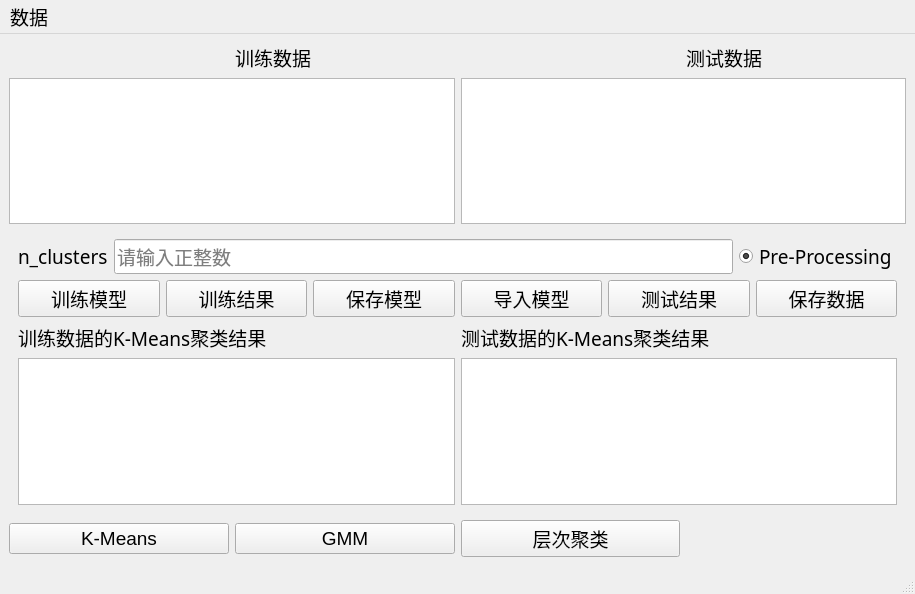
<?xml version="1.0" encoding="UTF-8"?>
<ui version="4.0">
 <class>MainWindow</class>
 <widget class="QMainWindow" name="MainWindow">
  <property name="geometry">
   <rect>
    <x>0</x>
    <y>0</y>
    <width>915</width>
    <height>594</height>
   </rect>
  </property>
  <property name="font">
   <font>
    <family>Arial</family>
    <pointsize>14</pointsize>
   </font>
  </property>
  <property name="windowTitle">
   <string>MainWindow</string>
  </property>
  <widget class="QWidget" name="centralwidget">
   <layout class="QGridLayout" name="gridLayout_2">
    <item row="0" column="1">
     <widget class="QLabel" name="label_xunlianshuju">
      <property name="font">
       <font>
        <family>微软雅黑</family>
       </font>
      </property>
      <property name="text">
       <string>训练数据</string>
      </property>
     </widget>
    </item>
    <item row="0" column="3">
     <widget class="QLabel" name="label_ceshishuju">
      <property name="font">
       <font>
        <family>微软雅黑</family>
       </font>
      </property>
      <property name="text">
       <string>测试数据</string>
      </property>
     </widget>
    </item>
    <item row="1" column="0" colspan="2">
     <widget class="QTableWidget" name="trainWidget"/>
    </item>
    <item row="1" column="2" colspan="2">
     <widget class="QTableWidget" name="testWidget"/>
    </item>
    <item row="2" column="0" colspan="4">
     <widget class="QStackedWidget" name="stackedWidget">
      <property name="currentIndex">
       <number>0</number>
      </property>
      <widget class="QWidget" name="page_KMeans">
       <layout class="QGridLayout" name="gridLayout">
        <item row="0" column="0" colspan="2">
         <layout class="QHBoxLayout" name="horizontalLayout">
          <item>
           <widget class="QLabel" name="label_n_clusters_kmeans">
            <property name="font">
             <font>
              <family>微软雅黑</family>
             </font>
            </property>
            <property name="text">
             <string>n_clusters</string>
            </property>
           </widget>
          </item>
          <item>
           <widget class="QLineEdit" name="n_clusters_kmeans">
            <property name="font">
             <font>
              <family>微软雅黑</family>
             </font>
            </property>
            <property name="placeholderText">
             <string>请输入正整数</string>
            </property>
           </widget>
          </item>
          <item>
           <widget class="QRadioButton" name="Pre_Processing_kmeans">
            <property name="font">
             <font>
              <family>微软雅黑</family>
             </font>
            </property>
            <property name="toolTip">
             <string>对原始数据进行预处理</string>
            </property>
            <property name="text">
             <string>Pre-Processing</string>
            </property>
            <property name="checked">
             <bool>true</bool>
            </property>
           </widget>
          </item>
         </layout>
        </item>
        <item row="1" column="0" colspan="2">
         <layout class="QHBoxLayout" name="horizontalLayout_2">
          <item>
           <widget class="QPushButton" name="xunlian_kmeans">
            <property name="font">
             <font>
              <family>微软雅黑</family>
             </font>
            </property>
            <property name="text">
             <string>训练模型</string>
            </property>
           </widget>
          </item>
          <item>
           <widget class="QPushButton" name="xunlianjieguo_kmeans">
            <property name="font">
             <font>
              <family>微软雅黑</family>
             </font>
            </property>
            <property name="text">
             <string>训练结果</string>
            </property>
           </widget>
          </item>
          <item>
           <widget class="QPushButton" name="baocunmoxing_kmeans">
            <property name="font">
             <font>
              <family>微软雅黑</family>
             </font>
            </property>
            <property name="text">
             <string>保存模型</string>
            </property>
           </widget>
          </item>
          <item>
           <widget class="QPushButton" name="daorumoxing_kmeans">
            <property name="font">
             <font>
              <family>微软雅黑</family>
             </font>
            </property>
            <property name="text">
             <string>导入模型</string>
            </property>
           </widget>
          </item>
          <item>
           <widget class="QPushButton" name="ceshijieguo_kmeans">
            <property name="font">
             <font>
              <family>微软雅黑</family>
             </font>
            </property>
            <property name="text">
             <string>测试结果</string>
            </property>
           </widget>
          </item>
          <item>
           <widget class="QPushButton" name="baocunshuju_kmeans">
            <property name="font">
             <font>
              <family>微软雅黑</family>
             </font>
            </property>
            <property name="text">
             <string>保存数据</string>
            </property>
           </widget>
          </item>
         </layout>
        </item>
        <item row="2" column="0">
         <widget class="QLabel" name="label_xunlianjieguo_kmeans">
          <property name="font">
           <font>
            <family>微软雅黑</family>
           </font>
          </property>
          <property name="text">
           <string>训练数据的K-Means聚类结果</string>
          </property>
         </widget>
        </item>
        <item row="2" column="1">
         <widget class="QLabel" name="label_ceshijieguo_kmeans">
          <property name="font">
           <font>
            <family>微软雅黑</family>
           </font>
          </property>
          <property name="text">
           <string>测试数据的K-Means聚类结果</string>
          </property>
         </widget>
        </item>
        <item row="3" column="0">
         <widget class="QTableWidget" name="kmeans_xunlianjieguo"/>
        </item>
        <item row="3" column="1">
         <widget class="QTableWidget" name="kmeans_ceshijieguo"/>
        </item>
       </layout>
      </widget>
      <widget class="QWidget" name="page_GMM">
       <layout class="QGridLayout" name="gridLayout_3">
        <item row="0" column="0" colspan="2">
         <layout class="QHBoxLayout" name="horizontalLayout_3">
          <item>
           <widget class="QLabel" name="label_n_components_gmm">
            <property name="font">
             <font>
              <family>微软雅黑</family>
             </font>
            </property>
            <property name="text">
             <string>n_components</string>
            </property>
           </widget>
          </item>
          <item>
           <widget class="QLineEdit" name="n_components_min_gmm">
            <property name="font">
             <font>
              <family>微软雅黑</family>
             </font>
            </property>
            <property name="placeholderText">
             <string>最小值</string>
            </property>
           </widget>
          </item>
          <item>
           <widget class="QLabel" name="label_to_gmm">
            <property name="font">
             <font>
              <family>微软雅黑</family>
             </font>
            </property>
            <property name="text">
             <string>to</string>
            </property>
           </widget>
          </item>
          <item>
           <widget class="QLineEdit" name="n_components_max_gmm">
            <property name="font">
             <font>
              <family>微软雅黑</family>
             </font>
            </property>
            <property name="placeholderText">
             <string>最大值</string>
            </property>
           </widget>
          </item>
          <item>
           <widget class="QLabel" name="label_covariance_type_gmm">
            <property name="font">
             <font>
              <family>微软雅黑</family>
             </font>
            </property>
            <property name="text">
             <string>covariance_type</string>
            </property>
           </widget>
          </item>
          <item>
           <widget class="QComboBox" name="comboBox_covariance_type_gmm">
            <item>
             <property name="text">
              <string>full</string>
             </property>
            </item>
            <item>
             <property name="text">
              <string>tied</string>
             </property>
            </item>
            <item>
             <property name="text">
              <string>diag</string>
             </property>
            </item>
            <item>
             <property name="text">
              <string>spherical</string>
             </property>
            </item>
            <item>
             <property name="text">
              <string>auto</string>
             </property>
            </item>
           </widget>
          </item>
          <item>
           <widget class="QRadioButton" name="Pre_Processing_gmm">
            <property name="font">
             <font>
              <family>微软雅黑</family>
             </font>
            </property>
            <property name="text">
             <string>Pre-Processing</string>
            </property>
            <property name="checked">
             <bool>true</bool>
            </property>
           </widget>
          </item>
         </layout>
        </item>
        <item row="1" column="0" colspan="2">
         <layout class="QHBoxLayout" name="horizontalLayout_4">
          <item>
           <widget class="QPushButton" name="xunlian_gmm">
            <property name="font">
             <font>
              <family>微软雅黑</family>
             </font>
            </property>
            <property name="text">
             <string>训练模型</string>
            </property>
           </widget>
          </item>
          <item>
           <widget class="QPushButton" name="xunlianjieguo_gmm">
            <property name="font">
             <font>
              <family>微软雅黑</family>
             </font>
            </property>
            <property name="text">
             <string>训练结果</string>
            </property>
           </widget>
          </item>
          <item>
           <widget class="QPushButton" name="baocunmoxing_gmm">
            <property name="font">
             <font>
              <family>微软雅黑</family>
             </font>
            </property>
            <property name="text">
             <string>保存模型</string>
            </property>
           </widget>
          </item>
          <item>
           <widget class="QPushButton" name="daorumoxing_gmm">
            <property name="font">
             <font>
              <family>微软雅黑</family>
             </font>
            </property>
            <property name="text">
             <string>导入模型</string>
            </property>
           </widget>
          </item>
          <item>
           <widget class="QPushButton" name="ceshijieguo_gmm">
            <property name="font">
             <font>
              <family>微软雅黑</family>
             </font>
            </property>
            <property name="text">
             <string>测试结果</string>
            </property>
           </widget>
          </item>
          <item>
           <widget class="QPushButton" name="baocunshuju_gmm">
            <property name="font">
             <font>
              <family>微软雅黑</family>
             </font>
            </property>
            <property name="text">
             <string>保存数据</string>
            </property>
           </widget>
          </item>
         </layout>
        </item>
        <item row="2" column="0">
         <widget class="QLabel" name="label_beiyesi_gmm">
          <property name="font">
           <font>
            <family>微软雅黑</family>
           </font>
          </property>
          <property name="text">
           <string>GMM贝叶斯信息准则</string>
          </property>
         </widget>
        </item>
        <item row="2" column="1">
         <widget class="QLabel" name="label_juleijieguo_gmm">
          <property name="font">
           <font>
            <family>微软雅黑</family>
           </font>
          </property>
          <property name="text">
           <string>GMM聚类结果</string>
          </property>
         </widget>
        </item>
        <item row="3" column="0">
         <widget class="QGraphicsView" name="gmm_beiyesi"/>
        </item>
        <item row="3" column="1">
         <widget class="QTableWidget" name="gmm_juleijieguo"/>
        </item>
       </layout>
      </widget>
      <widget class="QWidget" name="page_HCC">
       <layout class="QGridLayout" name="gridLayout_4">
        <item row="0" column="0" colspan="2">
         <layout class="QHBoxLayout" name="horizontalLayout_6">
          <item>
           <widget class="QLabel" name="label_pandingxuanze_hcc">
            <property name="font">
             <font>
              <family>微软雅黑</family>
             </font>
            </property>
            <property name="text">
             <string>判定标准：</string>
            </property>
           </widget>
          </item>
          <item>
           <widget class="QComboBox" name="comboBox_criterion_hcc">
            <property name="font">
             <font>
              <family>微软雅黑</family>
             </font>
            </property>
            <item>
             <property name="text">
              <string>inconsistent</string>
             </property>
            </item>
            <item>
             <property name="text">
              <string>distance</string>
             </property>
            </item>
            <item>
             <property name="text">
              <string>maxclust</string>
             </property>
            </item>
           </widget>
          </item>
          <item>
           <widget class="QLineEdit" name="line_criterion_hcc">
            <property name="font">
             <font>
              <family>微软雅黑</family>
             </font>
            </property>
            <property name="placeholderText">
             <string>请输入0~1的数</string>
            </property>
           </widget>
          </item>
          <item>
           <widget class="QLabel" name="label_linkage_hcc">
            <property name="font">
             <font>
              <family>微软雅黑</family>
             </font>
            </property>
            <property name="text">
             <string>linkage：</string>
            </property>
           </widget>
          </item>
          <item>
           <widget class="QComboBox" name="comboBox_linkage_hcc">
            <item>
             <property name="text">
              <string>single</string>
             </property>
            </item>
            <item>
             <property name="text">
              <string>complete</string>
             </property>
            </item>
            <item>
             <property name="text">
              <string>average</string>
             </property>
            </item>
            <item>
             <property name="text">
              <string>ward</string>
             </property>
            </item>
           </widget>
          </item>
          <item>
           <widget class="QRadioButton" name="Pre_Processing_hcc">
            <property name="font">
             <font>
              <family>微软雅黑</family>
             </font>
            </property>
            <property name="text">
             <string>Pre-Processing</string>
            </property>
            <property name="checked">
             <bool>true</bool>
            </property>
           </widget>
          </item>
         </layout>
        </item>
        <item row="1" column="0" colspan="2">
         <layout class="QHBoxLayout" name="horizontalLayout_5">
          <item>
           <widget class="QPushButton" name="xunlian_hcc">
            <property name="font">
             <font>
              <family>微软雅黑</family>
             </font>
            </property>
            <property name="text">
             <string>训练模型</string>
            </property>
           </widget>
          </item>
          <item>
           <widget class="QPushButton" name="xunlianjieguo_hcc">
            <property name="font">
             <font>
              <family>微软雅黑</family>
             </font>
            </property>
            <property name="text">
             <string>训练结果</string>
            </property>
           </widget>
          </item>
          <item>
           <widget class="QPushButton" name="baocunmoxing_hcc">
            <property name="font">
             <font>
              <family>微软雅黑</family>
             </font>
            </property>
            <property name="text">
             <string>保存模型</string>
            </property>
           </widget>
          </item>
          <item>
           <widget class="QPushButton" name="daorumoxing_hcc">
            <property name="font">
             <font>
              <family>微软雅黑</family>
             </font>
            </property>
            <property name="text">
             <string>导入模型</string>
            </property>
           </widget>
          </item>
          <item>
           <widget class="QPushButton" name="ceshijieguo_hcc">
            <property name="font">
             <font>
              <family>微软雅黑</family>
             </font>
            </property>
            <property name="text">
             <string>测试结果</string>
            </property>
           </widget>
          </item>
          <item>
           <widget class="QPushButton" name="baocunshuju_hcc">
            <property name="font">
             <font>
              <family>微软雅黑</family>
             </font>
            </property>
            <property name="text">
             <string>保存数据</string>
            </property>
           </widget>
          </item>
         </layout>
        </item>
        <item row="2" column="0">
         <widget class="QLabel" name="label_shuzhuangtu_hcc">
          <property name="font">
           <font>
            <family>微软雅黑</family>
           </font>
          </property>
          <property name="text">
           <string>层次聚类树状图</string>
          </property>
         </widget>
        </item>
        <item row="2" column="1">
         <widget class="QLabel" name="label_juleijieguo_hcc">
          <property name="font">
           <font>
            <family>微软雅黑</family>
           </font>
          </property>
          <property name="text">
           <string>层次聚类结果</string>
          </property>
         </widget>
        </item>
        <item row="3" column="0">
         <widget class="QGraphicsView" name="hcc_shuzhuangtu"/>
        </item>
        <item row="3" column="1">
         <widget class="QTableWidget" name="hcc_juleijieguo"/>
        </item>
       </layout>
      </widget>
     </widget>
    </item>
    <item row="3" column="0">
     <widget class="QPushButton" name="button_kmeans">
      <property name="font">
       <font>
        <family>Arial</family>
        <pointsize>14</pointsize>
        <weight>50</weight>
        <bold>false</bold>
       </font>
      </property>
      <property name="text">
       <string>K-Means</string>
      </property>
     </widget>
    </item>
    <item row="3" column="1">
     <widget class="QPushButton" name="button_gmm">
      <property name="text">
       <string>GMM</string>
      </property>
     </widget>
    </item>
    <item row="3" column="2">
     <widget class="QPushButton" name="button_hcc">
      <property name="font">
       <font>
        <family>微软雅黑</family>
       </font>
      </property>
      <property name="text">
       <string>层次聚类</string>
      </property>
     </widget>
    </item>
   </layout>
  </widget>
  <widget class="QMenuBar" name="menubar">
   <property name="geometry">
    <rect>
     <x>0</x>
     <y>0</y>
     <width>915</width>
     <height>23</height>
    </rect>
   </property>
   <widget class="QMenu" name="menu_1">
    <property name="title">
     <string>数据</string>
    </property>
    <addaction name="traindata"/>
    <addaction name="testdata"/>
   </widget>
   <addaction name="menu_1"/>
  </widget>
  <widget class="QStatusBar" name="statusbar"/>
  <action name="traindata">
   <property name="text">
    <string>Train_DATA</string>
   </property>
  </action>
  <action name="testdata">
   <property name="text">
    <string>Test_DATA</string>
   </property>
  </action>
 </widget>
 <resources/>
 <connections/>
</ui>
